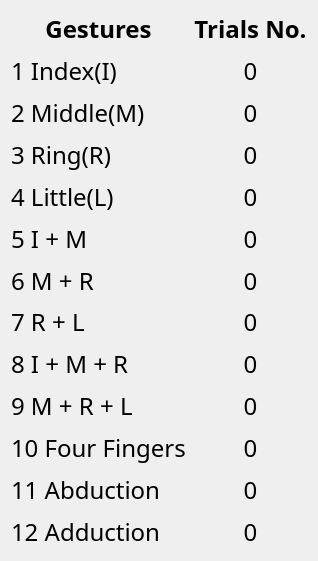
  <widget class="QWidget" name="horizontalLayoutWidget_2">
   <property name="geometry">
    <rect>
     <x>680</x>
     <y>10</y>
     <width>303</width>
     <height>561</height>
    </rect>
   </property>
   <layout class="QHBoxLayout" name="DataCollection">
    <item>
     <layout class="QVBoxLayout" name="Gestures">
      <property name="leftMargin">
       <number>0</number>
      </property>
      <item>
       <widget class="QLabel" name="dataCategLabel">
        <property name="font">
         <font>
          <family>Adobe Devanagari</family>
          <pointsize>18</pointsize>
          <weight>75</weight>
          <bold>true</bold>
         </font>
        </property>
        <property name="text">
         <string>Gestures</string>
        </property>
        <property name="alignment">
         <set>Qt::AlignCenter</set>
        </property>
       </widget>
      </item>
      <item>
       <widget class="QLabel" name="g01">
        <property name="font">
         <font>
          <family>等线</family>
          <pointsize>18</pointsize>
         </font>
        </property>
        <property name="text">
         <string>1 Index(I)</string>
        </property>
        <property name="alignment">
         <set>Qt::AlignLeading|Qt::AlignLeft|Qt::AlignVCenter</set>
        </property>
       </widget>
      </item>
      <item>
       <widget class="QLabel" name="g02">
        <property name="font">
         <font>
          <family>等线</family>
          <pointsize>18</pointsize>
         </font>
        </property>
        <property name="text">
         <string>2 Middle(M)</string>
        </property>
        <property name="alignment">
         <set>Qt::AlignLeading|Qt::AlignLeft|Qt::AlignVCenter</set>
        </property>
       </widget>
      </item>
      <item>
       <widget class="QLabel" name="g03">
        <property name="font">
         <font>
          <family>等线</family>
          <pointsize>18</pointsize>
         </font>
        </property>
        <property name="text">
         <string>3 Ring(R)</string>
        </property>
        <property name="alignment">
         <set>Qt::AlignLeading|Qt::AlignLeft|Qt::AlignVCenter</set>
        </property>
       </widget>
      </item>
      <item>
       <widget class="QLabel" name="g04">
        <property name="font">
         <font>
          <family>等线</family>
          <pointsize>18</pointsize>
         </font>
        </property>
        <property name="text">
         <string>4 Little(L)</string>
        </property>
        <property name="alignment">
         <set>Qt::AlignLeading|Qt::AlignLeft|Qt::AlignVCenter</set>
        </property>
       </widget>
      </item>
      <item>
       <widget class="QLabel" name="g05">
        <property name="font">
         <font>
          <family>等线</family>
          <pointsize>18</pointsize>
         </font>
        </property>
        <property name="text">
         <string>5 I + M</string>
        </property>
        <property name="alignment">
         <set>Qt::AlignLeading|Qt::AlignLeft|Qt::AlignVCenter</set>
        </property>
       </widget>
      </item>
      <item>
       <widget class="QLabel" name="g06">
        <property name="font">
         <font>
          <family>等线</family>
          <pointsize>18</pointsize>
         </font>
        </property>
        <property name="text">
         <string>6 M + R</string>
        </property>
        <property name="alignment">
         <set>Qt::AlignLeading|Qt::AlignLeft|Qt::AlignVCenter</set>
        </property>
       </widget>
      </item>
      <item>
       <widget class="QLabel" name="g07">
        <property name="font">
         <font>
          <family>等线</family>
          <pointsize>18</pointsize>
         </font>
        </property>
        <property name="text">
         <string>7 R + L</string>
        </property>
        <property name="alignment">
         <set>Qt::AlignLeading|Qt::AlignLeft|Qt::AlignVCenter</set>
        </property>
       </widget>
      </item>
      <item>
       <widget class="QLabel" name="g08">
        <property name="font">
         <font>
          <family>等线</family>
          <pointsize>18</pointsize>
         </font>
        </property>
        <property name="text">
         <string>8 I + M + R</string>
        </property>
        <property name="alignment">
         <set>Qt::AlignLeading|Qt::AlignLeft|Qt::AlignVCenter</set>
        </property>
       </widget>
      </item>
      <item>
       <widget class="QLabel" name="g09">
        <property name="font">
         <font>
          <family>等线</family>
          <pointsize>18</pointsize>
         </font>
        </property>
        <property name="text">
         <string>9 M + R + L</string>
        </property>
        <property name="alignment">
         <set>Qt::AlignLeading|Qt::AlignLeft|Qt::AlignVCenter</set>
        </property>
       </widget>
      </item>
      <item>
       <widget class="QLabel" name="g10">
        <property name="font">
         <font>
          <family>等线</family>
          <pointsize>18</pointsize>
         </font>
        </property>
        <property name="text">
         <string>10 Four Fingers</string>
        </property>
        <property name="alignment">
         <set>Qt::AlignLeading|Qt::AlignLeft|Qt::AlignVCenter</set>
        </property>
       </widget>
      </item>
      <item>
       <widget class="QLabel" name="g11">
        <property name="font">
         <font>
          <family>等线</family>
          <pointsize>18</pointsize>
         </font>
        </property>
        <property name="text">
         <string>11 Abduction</string>
        </property>
        <property name="alignment">
         <set>Qt::AlignLeading|Qt::AlignLeft|Qt::AlignVCenter</set>
        </property>
       </widget>
      </item>
      <item>
       <widget class="QLabel" name="g12">
        <property name="font">
         <font>
          <family>等线</family>
          <pointsize>18</pointsize>
         </font>
        </property>
        <property name="text">
         <string>12 Adduction</string>
        </property>
        <property name="alignment">
         <set>Qt::AlignLeading|Qt::AlignLeft|Qt::AlignVCenter</set>
        </property>
       </widget>
      </item>
     </layout>
    </item>
    <item>
     <layout class="QVBoxLayout" name="Size">
      <property name="leftMargin">
       <number>2</number>
      </property>
      <item>
       <widget class="QLabel" name="dataNumLabel">
        <property name="font">
         <font>
          <family>Adobe Devanagari</family>
          <pointsize>18</pointsize>
          <weight>75</weight>
          <bold>true</bold>
         </font>
        </property>
        <property name="text">
         <string>Trials No.</string>
        </property>
        <property name="alignment">
         <set>Qt::AlignCenter</set>
        </property>
       </widget>
      </item>
      <item>
       <widget class="QLabel" name="s01">
        <property name="font">
         <font>
          <family>AcadEref</family>
          <pointsize>18</pointsize>
         </font>
        </property>
        <property name="text">
         <string>0</string>
        </property>
        <property name="alignment">
         <set>Qt::AlignCenter</set>
        </property>
       </widget>
      </item>
      <item>
       <widget class="QLabel" name="s02">
        <property name="font">
         <font>
          <family>AcadEref</family>
          <pointsize>18</pointsize>
         </font>
        </property>
        <property name="text">
         <string>0</string>
        </property>
        <property name="alignment">
         <set>Qt::AlignCenter</set>
        </property>
       </widget>
      </item>
      <item>
       <widget class="QLabel" name="s03">
        <property name="font">
         <font>
          <family>AcadEref</family>
          <pointsize>18</pointsize>
         </font>
        </property>
        <property name="text">
         <string>0</string>
        </property>
        <property name="alignment">
         <set>Qt::AlignCenter</set>
        </property>
       </widget>
      </item>
      <item>
       <widget class="QLabel" name="s04">
        <property name="font">
         <font>
          <family>AcadEref</family>
          <pointsize>18</pointsize>
         </font>
        </property>
        <property name="text">
         <string>0</string>
        </property>
        <property name="alignment">
         <set>Qt::AlignCenter</set>
        </property>
       </widget>
      </item>
      <item>
       <widget class="QLabel" name="s05">
        <property name="font">
         <font>
          <family>AcadEref</family>
          <pointsize>18</pointsize>
         </font>
        </property>
        <property name="text">
         <string>0</string>
        </property>
        <property name="alignment">
         <set>Qt::AlignCenter</set>
        </property>
       </widget>
      </item>
      <item>
       <widget class="QLabel" name="s06">
        <property name="font">
         <font>
          <family>AcadEref</family>
          <pointsize>18</pointsize>
         </font>
        </property>
        <property name="text">
         <string>0</string>
        </property>
        <property name="alignment">
         <set>Qt::AlignCenter</set>
        </property>
       </widget>
      </item>
      <item>
       <widget class="QLabel" name="s07">
        <property name="font">
         <font>
          <family>AcadEref</family>
          <pointsize>18</pointsize>
         </font>
        </property>
        <property name="text">
         <string>0</string>
        </property>
        <property name="alignment">
         <set>Qt::AlignCenter</set>
        </property>
       </widget>
      </item>
      <item>
       <widget class="QLabel" name="s08">
        <property name="font">
         <font>
          <family>AcadEref</family>
          <pointsize>18</pointsize>
         </font>
        </property>
        <property name="text">
         <string>0</string>
        </property>
        <property name="alignment">
         <set>Qt::AlignCenter</set>
        </property>
       </widget>
      </item>
      <item>
       <widget class="QLabel" name="s09">
        <property name="font">
         <font>
          <family>AcadEref</family>
          <pointsize>18</pointsize>
         </font>
        </property>
        <property name="text">
         <string>0</string>
        </property>
        <property name="alignment">
         <set>Qt::AlignCenter</set>
        </property>
       </widget>
      </item>
      <item>
       <widget class="QLabel" name="s10">
        <property name="font">
         <font>
          <family>AcadEref</family>
          <pointsize>18</pointsize>
         </font>
        </property>
        <property name="text">
         <string>0</string>
        </property>
        <property name="alignment">
         <set>Qt::AlignCenter</set>
        </property>
       </widget>
      </item>
      <item>
       <widget class="QLabel" name="s11">
        <property name="font">
         <font>
          <family>AcadEref</family>
          <pointsize>18</pointsize>
         </font>
        </property>
        <property name="text">
         <string>0</string>
        </property>
        <property name="alignment">
         <set>Qt::AlignCenter</set>
        </property>
       </widget>
      </item>
      <item>
       <widget class="QLabel" name="s12">
        <property name="font">
         <font>
          <family>AcadEref</family>
          <pointsize>18</pointsize>
         </font>
        </property>
        <property name="text">
         <string>0</string>
        </property>
        <property name="alignment">
         <set>Qt::AlignCenter</set>
        </property>
       </widget>
      </item>
     </layout>
    </item>
   </layout>
  </widget>
